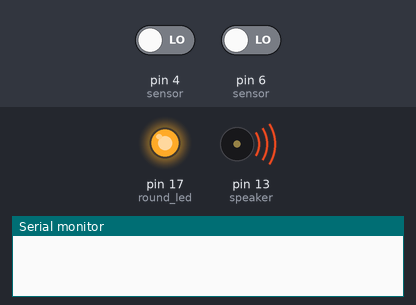
This sketch was run on a simulated Arduino Uno, built with avr-gcc and run on an emulated ATmega328P. On the bench: output pins drawn as LEDs (lit = HIGH), buzzer (waves = sounding), the last lines printed to the serial monitor. The inputs (shaded band) are chosen by the test bench; at power-on: pin 6 (sensor) LOW, pin 4 (sensor) LOW. Random numbers use the default seed unless the sketch sets one; pins used as bus, display or sensor lines are not drawn.

Above: at 0.1 s.
At 8.5 s:
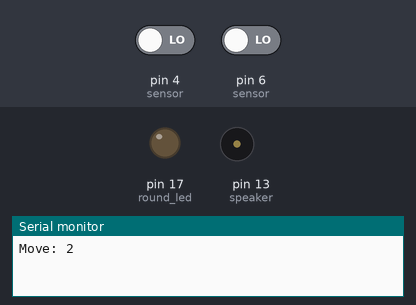
8.6 s: pin 6 (sensor) driven HIGH
At 8.72 s:
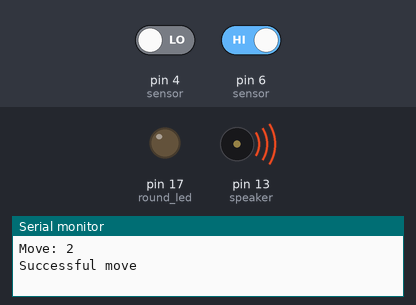
Timing chart, 0 to 16.6 s (numbered marks = the images above; inputs shaded):
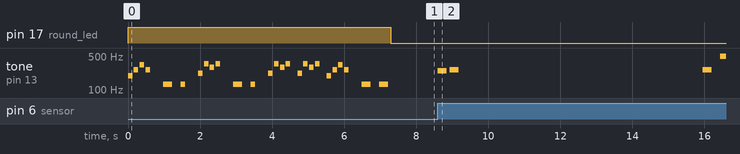

The sketch:

bopIt.ino
```cpp
/*
  BopIt

Play BopIt the way it was meant to be.. with a decapitated arm of course!
 Pins:
 RESET- Start Button
 2 - Stroke Sensor
 3 - Stroke LED
 4 - Finger Squeeze Sensor
 5 - Finger Squeeze LED
 6 - Finger Pull Sensor
 7 - Finger Pull LED
 8 - Bone Twist Sensor
 9 - Bone Twist LED
 A0 - Photosensor
 10 - Photosensor/Sniff LED
 11 - Scab Pick Sensor
 12 - Scab Pick LED
 13 - Speaker
 A3 - Round Counter LED

 created 10 Jul 2012
 by Jason Schapiro and Sarah Schoemann

 */
 #include "pitches.h"


const int initial_time = 7000;
int fail_count;
int game_time;
int round_number;
int round_start;
int curr_move;
bool round_in_progress;

// stroke checker
int stroke_high;
int stroke_low;

// pins
const int round_led = 17; // A3
const int speaker = 13;
/* sensors (in order):
* stroke sensor
* finger squeeze
* finger pull
* bone twist
* photosensor sniff
* scab pick
*/

// sensor, LED
const int sensor[6][2] =
{
{ 2, 3 }, // stroke sensor
{ 4, 5 }, // finger squeeze
{ 6, 7 }, // finger pull
{ 8, 9 }, // bone twist
{ A0, 10 }, // photosensor sniff
{ 11, 12 } // scab pick
};

void setup() {
  // set pins
  pinMode(round_led, OUTPUT);
  pinMode(speaker, OUTPUT);
  for (int i=0; i<6; i++){
    pinMode(sensor[i][0], INPUT);
    pinMode(sensor[i][1], OUTPUT);
    // turn on LED for beginning sequence
    digitalWrite(sensor[i][1], HIGH);
  }
  digitalWrite(round_led, HIGH);

  // set game time & round
  game_time = initial_time;
  round_number = 1;
  round_in_progress = false;
  fail_count = 0;

  // initialize stroke checkers
  stroke_high = 0;
  stroke_low = 0;

   // PLAY ADDAMS FAMILY
  const int melody[] = {
  NOTE_G3, NOTE_C4, NOTE_E4, NOTE_C4,0, NOTE_C3, 0, NOTE_C3,0,
  NOTE_A3, NOTE_F4, NOTE_D4, NOTE_F4,0, NOTE_C3, 0, NOTE_C3,0,
  NOTE_A3, NOTE_F4, NOTE_D4, NOTE_F4, 0,
  NOTE_A3, NOTE_F4, NOTE_D4, NOTE_F4, 0,
  NOTE_G3, NOTE_C4, NOTE_E4, NOTE_C4, 0,
  0, NOTE_C3, 0, NOTE_C3};

  const int noteDurations[] = {
  8, 8, 8, 8, 4, 4, 8, 8, 4,
  8, 8, 8, 8, 4, 4, 8, 8, 4,
  8, 8, 8, 8, 8,
  8, 8, 8, 8, 8,
  8, 8, 8, 8, 8,
  8, 4, 8, 4};

  // plays starting theme song
  for (int thisNote = 0; thisNote < 37; thisNote++) {
    int noteDuration = 1000/noteDurations[thisNote];
    tone(speaker, melody[thisNote],noteDuration);
    int pauseBetweenNotes = noteDuration * 1.30;
    delay(pauseBetweenNotes);
    noTone(speaker);
  }

  // turn off LEDs after start
    for (int i=0; i<6; i++){
    digitalWrite(sensor[i][1], LOW);
  }
  digitalWrite(round_led, LOW);

  // create random seed
  Serial.begin(9600);
  randomSeed(analogRead(1));
}

void loop() {
  if (!round_in_progress){
    round_start = millis();
    round_in_progress = true;
    curr_move = pickMove();
  } else {
    if (checkRound()){
      // you fail, start endgame
      Serial.println("Round fail!");
      failure();
      fail_count++;
      if (fail_count == 3){
      	game_over();
      	while(1) { }
      }
    }
    else if (checkMove()){
      // you move on...this time.
      Serial.println("Successful move");
      // turn off action's LED
      digitalWrite(sensor[curr_move][1], LOW);
      success();
      round_number++;
      if (game_time > 3000){
         game_time -= 300;
         Serial.print("Reduced game time by 0.3 second. Time:");
         Serial.println(game_time);
      }
      else if (game_time > 1500){
         game_time -= 100;
         Serial.print("Reduced game time by .1 seconds. Time:");
         Serial.println(game_time);
      }
      round_in_progress = false;
    }
  }
}

// randomized action chooser
int pickMove(){
  int move = random(6);
  digitalWrite(sensor[move][1], HIGH);   // turn the LED on for the chosen action
  Serial.print("Move: ");
  Serial.println(move);
  return move;
}

// returns true if round over
bool checkRound(){
   int time = millis();
   if ((time - round_start) > game_time){
     return true;
   }
   else return false;
}

// sees if action done
/* sensors:
* 0 - stroke sensor - button (on when stroked)
* 1 - finger squeeze - button (off when pulled)
* 2 - finger pull - button (off when pulled)
* 3 - bone twist - button (on when twisted)
* 4 - photosensor sniff (photo low when covered)
* 5 - scab pick - button (on when twisted)
*/
bool checkMove(){
  switch(curr_move) {
  	case 0:
  		if (digitalRead(sensor[0][0]) == HIGH){
  			Serial.println("Stroke high");
  			stroke_high++;
  		}
  		else if (digitalRead(sensor[0][0]) == LOW){
  			Serial.println("Stroke low");
  			stroke_low++;
  		}
  		if (stroke_high > 5 && stroke_low > 5){
				// reset stroke checkers
				stroke_high = 0;
				stroke_low = 0;
  			return true;
  		}
  		break;
  	case 1:
  		if (digitalRead(sensor[1][0]) == LOW){
      	stroke_low++;
  		}
  		else if (digitalRead(sensor[1][0]) == HIGH){
  			stroke_high++;
  		}
  		if (stroke_high > 1 && stroke_low > 1){
				// reset stroke checkers
				stroke_high = 0;
				stroke_low = 0;
  			return true;
  		}
  		break;
  	case 2:
  		if (digitalRead(sensor[2][0]) == LOW){
      	stroke_low++;
  		}
  		else if (digitalRead(sensor[2][0]) == HIGH){
  			stroke_high++;
  		}
  		if (stroke_high > 1 && stroke_low > 1){
				// reset stroke checkers
				stroke_high = 0;
				stroke_low = 0;
  			return true;
  		}
  		break;
  	case 3:
  		if (digitalRead(sensor[3][0]) == LOW){
      	stroke_low++;
  		}
  		else if (digitalRead(sensor[3][0]) == HIGH){
  			stroke_high++;
  		}
  		if (stroke_high > 1 && stroke_low > 1){
				// reset stroke checkers
				stroke_high = 0;
				stroke_low = 0;
  			return true;
  		}
  		break;
  	case 4:
  		if (analogRead(sensor[4][0]) < 50){
  			return true;
  		}
  		break;
  	case 5:
  		if (digitalRead(sensor[5][0]) == LOW){
      	stroke_low++;
  		}
  		else if (digitalRead(sensor[5][0]) == HIGH){
  			Serial.println("Stroke low");
  			stroke_high++;
  		}
  		if (stroke_high > 1 && stroke_low > 1){
				// reset stroke checkers
				stroke_high = 0;
				stroke_low = 0;
  			return true;
  		}
  		break;
  	default:
  		return false;
  }
  return false;
}

void success(){
 int mel[] = {
  NOTE_B3, NOTE_C4};

 int noteDur[] = {
  4,4 };

 for (int thisNote = 0; thisNote < 2; thisNote++) {
    int noteDuration = 1000/noteDur[thisNote];
    tone(speaker, mel[thisNote],noteDuration);
    int pauseBetweenNotes = noteDuration * 1.30;
    delay(pauseBetweenNotes);
    noTone(speaker);
 }
}

void failure(){
 int mel[] = {
  NOTE_C4, 0, NOTE_B4};

 int noteDur[] = {
  4,8,2 };

 for (int thisNote = 0; thisNote < 3; thisNote++) {
    int noteDuration = 1000/noteDur[thisNote];
    tone(speaker, mel[thisNote],noteDuration);
    int pauseBetweenNotes = noteDuration * 1.30;
    delay(pauseBetweenNotes);
    noTone(speaker);
 }
}

void game_over() {
 for (int i = 0; i< round_number; i++){
   digitalWrite(round_led, HIGH);   // turn the LED on (HIGH is the voltage level)
   delay(500);               // wait for a second
   digitalWrite(round_led, LOW);    // turn the LED off by making the voltage LOW
   delay(500);
 }
}
```

pitches.h
```cpp
/*************************************************
 * Public Constants
 *************************************************/

#define NOTE_B0  31
#define NOTE_C1  33
#define NOTE_CS1 35
#define NOTE_D1  37
#define NOTE_DS1 39
#define NOTE_E1  41
#define NOTE_F1  44
#define NOTE_FS1 46
#define NOTE_G1  49
#define NOTE_GS1 52
#define NOTE_A1  55
#define NOTE_AS1 58
#define NOTE_B1  62
#define NOTE_C2  65
#define NOTE_CS2 69
#define NOTE_D2  73
#define NOTE_DS2 78
#define NOTE_E2  82
#define NOTE_F2  87
#define NOTE_FS2 93
#define NOTE_G2  98
#define NOTE_GS2 104
#define NOTE_A2  110
#define NOTE_AS2 117
#define NOTE_B2  123
#define NOTE_C3  131
#define NOTE_CS3 139
#define NOTE_D3  147
#define NOTE_DS3 156
#define NOTE_E3  165
#define NOTE_F3  175
#define NOTE_FS3 185
#define NOTE_G3  196
#define NOTE_GS3 208
#define NOTE_A3  220
#define NOTE_AS3 233
#define NOTE_B3  247
#define NOTE_C4  262
#define NOTE_CS4 277
#define NOTE_D4  294
#define NOTE_DS4 311
#define NOTE_E4  330
#define NOTE_F4  349
#define NOTE_FS4 370
#define NOTE_G4  392
#define NOTE_GS4 415
#define NOTE_A4  440
#define NOTE_AS4 466
#define NOTE_B4  494
#define NOTE_C5  523
#define NOTE_CS5 554
#define NOTE_D5  587
#define NOTE_DS5 622
#define NOTE_E5  659
#define NOTE_F5  698
#define NOTE_FS5 740
#define NOTE_G5  784
#define NOTE_GS5 831
#define NOTE_A5  880
#define NOTE_AS5 932
#define NOTE_B5  988
#define NOTE_C6  1047
#define NOTE_CS6 1109
#define NOTE_D6  1175
#define NOTE_DS6 1245
#define NOTE_E6  1319
#define NOTE_F6  1397
#define NOTE_FS6 1480
#define NOTE_G6  1568
#define NOTE_GS6 1661
#define NOTE_A6  1760
#define NOTE_AS6 1865
#define NOTE_B6  1976
#define NOTE_C7  2093
#define NOTE_CS7 2217
#define NOTE_D7  2349
#define NOTE_DS7 2489
#define NOTE_E7  2637
#define NOTE_F7  2794
#define NOTE_FS7 2960
#define NOTE_G7  3136
#define NOTE_GS7 3322
#define NOTE_A7  3520
#define NOTE_AS7 3729
#define NOTE_B7  3951
#define NOTE_C8  4186
#define NOTE_CS8 4435
#define NOTE_D8  4699
#define NOTE_DS8 4978
```

Measured:
- by itself, tone on pin 13 (speaker): plays 247 Hz for 0.25 s, 262 Hz for 0.25 s, 262 Hz for 0.25 s, 494 Hz for 0.16 s
